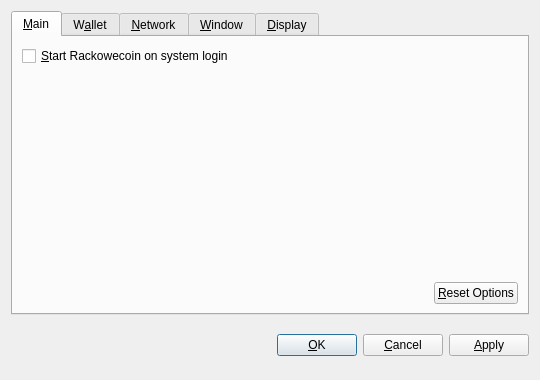
<?xml version="1.0" encoding="UTF-8"?>
<ui version="4.0">
 <class>OptionsDialog</class>
 <widget class="QDialog" name="OptionsDialog">
  <property name="geometry">
   <rect>
    <x>0</x>
    <y>0</y>
    <width>540</width>
    <height>380</height>
   </rect>
  </property>
  <property name="windowTitle">
   <string>Options</string>
  </property>
  <property name="modal">
   <bool>true</bool>
  </property>
  <layout class="QVBoxLayout" name="verticalLayout">
   <item>
    <widget class="QTabWidget" name="tabWidget">
     <property name="tabPosition">
      <enum>QTabWidget::North</enum>
     </property>
     <property name="currentIndex">
      <number>0</number>
     </property>
     <widget class="QWidget" name="tabMain">
      <attribute name="title">
       <string>&amp;Main</string>
      </attribute>
      <layout class="QVBoxLayout" name="verticalLayout_Main">
       <item>
        <widget class="QCheckBox" name="bitcoinAtStartup">
         <property name="toolTip">
          <string>Automatically start Rackowecoin after logging in to the system.</string>
         </property>
         <property name="text">
          <string>&amp;Start Rackowecoin on system login</string>
         </property>
        </widget>
       </item>
       <item>
        <spacer name="verticalSpacer_Main">
         <property name="orientation">
          <enum>Qt::Vertical</enum>
         </property>
         <property name="sizeHint" stdset="0">
          <size>
           <width>20</width>
           <height>40</height>
          </size>
         </property>
        </spacer>
       </item>
       <item>
        <layout class="QHBoxLayout" name="horizontalLayout_2_Main">
         <item>
          <spacer name="horizontalSpacer_2_Main">
           <property name="orientation">
            <enum>Qt::Horizontal</enum>
           </property>
           <property name="sizeHint" stdset="0">
            <size>
             <width>40</width>
             <height>20</height>
            </size>
           </property>
          </spacer>
         </item>
         <item>
          <widget class="QPushButton" name="resetButton">
           <property name="toolTip">
            <string>Reset all client options to default.</string>
           </property>
           <property name="text">
            <string>&amp;Reset Options</string>
           </property>
           <property name="autoDefault">
            <bool>false</bool>
           </property>
          </widget>
         </item>
        </layout>
       </item>
      </layout>
     </widget>
     <widget class="QWidget" name="tabWallet">
      <attribute name="title">
       <string>W&amp;allet</string>
      </attribute>
      <layout class="QVBoxLayout" name="verticalLayout_Network">
       <item>
        <widget class="QLabel" name="transactionFeeInfoLabel">
         <property name="text">
          <string>Optional transaction fee per kB that helps make sure your transactions are processed quickly. Most transactions are 1 kB.</string>
         </property>
         <property name="textFormat">
          <enum>Qt::PlainText</enum>
         </property>
         <property name="wordWrap">
          <bool>true</bool>
         </property>
        </widget>
       </item>
       <item>
        <layout class="QHBoxLayout" name="horizontalLayout_1_Main">
         <item>
          <widget class="QLabel" name="transactionFeeLabel">
           <property name="text">
            <string>Pay transaction &amp;fee</string>
           </property>
           <property name="textFormat">
            <enum>Qt::PlainText</enum>
           </property>
           <property name="buddy">
            <cstring>transactionFee</cstring>
           </property>
          </widget>
         </item>
         <item>
          <widget class="BitcoinAmountField" name="transactionFee"/>
         </item>
         <item>
          <spacer name="horizontalSpacer_1_Main">
           <property name="orientation">
            <enum>Qt::Horizontal</enum>
           </property>
           <property name="sizeHint" stdset="0">
            <size>
             <width>40</width>
             <height>20</height>
            </size>
           </property>
          </spacer>
         </item>
        </layout>
       </item>
       <item>
        <widget class="QLabel" name="label">
         <property name="text">
          <string>If you disable the spending of unconfirmed change, the change from a transaction cannot be used until that transaction has at least one confirmation. This also affects how your balance is computed.</string>
         </property>
         <property name="wordWrap">
          <bool>true</bool>
         </property>
        </widget>
       </item>
       <item>
        <widget class="QCheckBox" name="spendZeroConfChange">
         <property name="text">
          <string>Spend unconfirmed change  (experts only)</string>
         </property>
        </widget>
       </item>
       <item>
        <spacer name="verticalSpacer">
         <property name="orientation">
          <enum>Qt::Vertical</enum>
         </property>
         <property name="sizeHint" stdset="0">
          <size>
           <width>20</width>
           <height>40</height>
          </size>
         </property>
        </spacer>
       </item>
      </layout>
     </widget>
     <widget class="QWidget" name="tabNetwork">
      <attribute name="title">
       <string>&amp;Network</string>
      </attribute>
      <layout class="QVBoxLayout" name="verticalLayout_Network">
       <item>
        <widget class="QCheckBox" name="mapPortUpnp">
         <property name="toolTip">
          <string>Automatically open the Rackowecoin client port on the router. This only works when your router supports UPnP and it is enabled.</string>
         </property>
         <property name="text">
          <string>Map port using &amp;UPnP</string>
         </property>
        </widget>
       </item>
       <item>
        <widget class="QCheckBox" name="connectSocks">
         <property name="toolTip">
          <string>Connect to the Rackowecoin network through a SOCKS proxy (e.g. when connecting through Tor).</string>
         </property>
         <property name="text">
          <string>&amp;Connect through SOCKS proxy:</string>
         </property>
        </widget>
       </item>
       <item>
        <layout class="QHBoxLayout" name="horizontalLayout_Network">
         <item>
          <widget class="QLabel" name="proxyIpLabel">
           <property name="text">
            <string>Proxy &amp;IP:</string>
           </property>
           <property name="textFormat">
            <enum>Qt::PlainText</enum>
           </property>
           <property name="buddy">
            <cstring>proxyIp</cstring>
           </property>
          </widget>
         </item>
         <item>
          <widget class="QValidatedLineEdit" name="proxyIp">
           <property name="maximumSize">
            <size>
             <width>140</width>
             <height>16777215</height>
            </size>
           </property>
           <property name="toolTip">
            <string>IP address of the proxy (e.g. 127.0.0.1)</string>
           </property>
          </widget>
         </item>
         <item>
          <widget class="QLabel" name="proxyPortLabel">
           <property name="text">
            <string>&amp;Port:</string>
           </property>
           <property name="textFormat">
            <enum>Qt::PlainText</enum>
           </property>
           <property name="buddy">
            <cstring>proxyPort</cstring>
           </property>
          </widget>
         </item>
         <item>
          <widget class="QLineEdit" name="proxyPort">
           <property name="maximumSize">
            <size>
             <width>55</width>
             <height>16777215</height>
            </size>
           </property>
           <property name="toolTip">
            <string>Port of the proxy (e.g. 9050)</string>
           </property>
          </widget>
         </item>
         <item>
          <widget class="QLabel" name="socksVersionLabel">
           <property name="text">
            <string>SOCKS &amp;Version:</string>
           </property>
           <property name="textFormat">
            <enum>Qt::PlainText</enum>
           </property>
           <property name="buddy">
            <cstring>socksVersion</cstring>
           </property>
          </widget>
         </item>
         <item>
          <widget class="QValueComboBox" name="socksVersion">
           <property name="toolTip">
            <string>SOCKS version of the proxy (e.g. 5)</string>
           </property>
          </widget>
         </item>
         <item>
          <spacer name="horizontalSpacer_Network">
           <property name="orientation">
            <enum>Qt::Horizontal</enum>
           </property>
           <property name="sizeHint" stdset="0">
            <size>
             <width>40</width>
             <height>20</height>
            </size>
           </property>
          </spacer>
         </item>
        </layout>
       </item>
       <item>
        <spacer name="verticalSpacer_Network">
         <property name="orientation">
          <enum>Qt::Vertical</enum>
         </property>
         <property name="sizeHint" stdset="0">
          <size>
           <width>20</width>
           <height>40</height>
          </size>
         </property>
        </spacer>
       </item>
      </layout>
     </widget>
     <widget class="QWidget" name="tabWindow">
      <attribute name="title">
       <string>&amp;Window</string>
      </attribute>
      <layout class="QVBoxLayout" name="verticalLayout_Window">
       <item>
        <widget class="QCheckBox" name="minimizeToTray">
         <property name="toolTip">
          <string>Show only a tray icon after minimizing the window.</string>
         </property>
         <property name="text">
          <string>&amp;Minimize to the tray instead of the taskbar</string>
         </property>
        </widget>
       </item>
       <item>
        <widget class="QCheckBox" name="minimizeOnClose">
         <property name="toolTip">
          <string>Minimize instead of exit the application when the window is closed. When this option is enabled, the application will be closed only after selecting Quit in the menu.</string>
         </property>
         <property name="text">
          <string>M&amp;inimize on close</string>
         </property>
        </widget>
       </item>
       <item>
        <spacer name="verticalSpacer_Window">
         <property name="orientation">
          <enum>Qt::Vertical</enum>
         </property>
         <property name="sizeHint" stdset="0">
          <size>
           <width>20</width>
           <height>40</height>
          </size>
         </property>
        </spacer>
       </item>
      </layout>
     </widget>
     <widget class="QWidget" name="tabDisplay">
      <attribute name="title">
       <string>&amp;Display</string>
      </attribute>
      <layout class="QVBoxLayout" name="verticalLayout_Display">
       <item>
        <layout class="QHBoxLayout" name="horizontalLayout_1_Display">
         <item>
          <widget class="QLabel" name="langLabel">
           <property name="text">
            <string>User Interface &amp;language:</string>
           </property>
           <property name="textFormat">
            <enum>Qt::PlainText</enum>
           </property>
           <property name="buddy">
            <cstring>lang</cstring>
           </property>
          </widget>
         </item>
         <item>
          <widget class="QValueComboBox" name="lang">
           <property name="toolTip">
            <string>The user interface language can be set here. This setting will take effect after restarting Rackowecoin.</string>
           </property>
          </widget>
         </item>
        </layout>
       </item>
       <item>
        <layout class="QHBoxLayout" name="horizontalLayout_2_Display">
         <item>
          <widget class="QLabel" name="unitLabel">
           <property name="text">
            <string>&amp;Unit to show amounts in:</string>
           </property>
           <property name="textFormat">
            <enum>Qt::PlainText</enum>
           </property>
           <property name="buddy">
            <cstring>unit</cstring>
           </property>
          </widget>
         </item>
         <item>
          <widget class="QValueComboBox" name="unit">
           <property name="toolTip">
            <string>Choose the default subdivision unit to show in the interface and when sending coins.</string>
           </property>
          </widget>
         </item>
        </layout>
       </item>
       <item>
        <widget class="QCheckBox" name="displayAddresses">
         <property name="toolTip">
          <string>Whether to show Rackowecoin addresses in the transaction list or not.</string>
         </property>
         <property name="text">
          <string>&amp;Display addresses in transaction list</string>
         </property>
        </widget>
       </item>
       <item>
        <widget class="QCheckBox" name="coinControlFeatures">
         <property name="toolTip">
          <string>Whether to show coin control features or not.</string>
         </property>
         <property name="text">
          <string>Display coin &amp;control features (experts only!)</string>
         </property>
        </widget>
       </item>
       <item>
        <spacer name="verticalSpacer_Display">
         <property name="orientation">
          <enum>Qt::Vertical</enum>
         </property>
         <property name="sizeHint" stdset="0">
          <size>
           <width>20</width>
           <height>40</height>
          </size>
         </property>
        </spacer>
       </item>
      </layout>
     </widget>
    </widget>
   </item>
   <item>
    <layout class="QHBoxLayout" name="horizontalLayout_Buttons">
     <item>
      <spacer name="horizontalSpacer_1">
       <property name="orientation">
        <enum>Qt::Horizontal</enum>
       </property>
       <property name="sizeHint" stdset="0">
        <size>
         <width>40</width>
         <height>48</height>
        </size>
       </property>
      </spacer>
     </item>
     <item>
      <widget class="QLabel" name="statusLabel">
       <property name="font">
        <font>
         <weight>75</weight>
         <bold>true</bold>
        </font>
       </property>
       <property name="text">
        <string/>
       </property>
       <property name="textFormat">
        <enum>Qt::PlainText</enum>
       </property>
       <property name="wordWrap">
        <bool>true</bool>
       </property>
      </widget>
     </item>
     <item>
      <spacer name="horizontalSpacer_2">
       <property name="orientation">
        <enum>Qt::Horizontal</enum>
       </property>
       <property name="sizeHint" stdset="0">
        <size>
         <width>40</width>
         <height>48</height>
        </size>
       </property>
      </spacer>
     </item>
     <item>
      <widget class="QPushButton" name="okButton">
       <property name="text">
        <string>&amp;OK</string>
       </property>
      </widget>
     </item>
     <item>
      <widget class="QPushButton" name="cancelButton">
       <property name="text">
        <string>&amp;Cancel</string>
       </property>
       <property name="autoDefault">
        <bool>false</bool>
       </property>
      </widget>
     </item>
     <item>
      <widget class="QPushButton" name="applyButton">
       <property name="text">
        <string>&amp;Apply</string>
       </property>
       <property name="autoDefault">
        <bool>false</bool>
       </property>
      </widget>
     </item>
    </layout>
   </item>
  </layout>
 </widget>
 <customwidgets>
  <customwidget>
   <class>BitcoinAmountField</class>
   <extends>QSpinBox</extends>
   <header>bitcoinamountfield.h</header>
  </customwidget>
  <customwidget>
   <class>QValueComboBox</class>
   <extends>QComboBox</extends>
   <header>qvaluecombobox.h</header>
  </customwidget>
  <customwidget>
   <class>QValidatedLineEdit</class>
   <extends>QLineEdit</extends>
   <header>qvalidatedlineedit.h</header>
  </customwidget>
 </customwidgets>
 <resources/>
 <connections/>
</ui>
